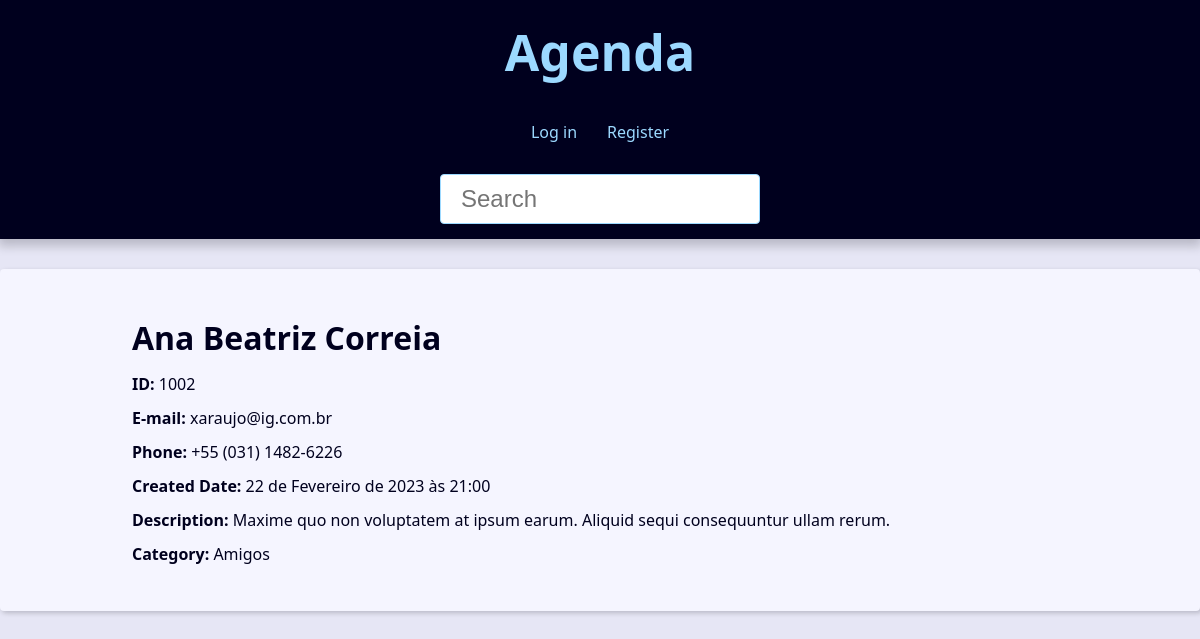
The page /contact/1002/ on the database its author committed.
### contact/models.py (models this page shows, shortened)
class Contact(models.Model):
    first_name = models.CharField(max_length=50)
    last_name = models.CharField(max_length=50, blank=True)
    phone = models.CharField(max_length=50)
    email = models.EmailField(max_length=254)
    created_date = models.DateTimeField(default=timezone.now)
    description = models.TextField(blank=True)
    show = models.BooleanField(default=True)
    picture = models.ImageField(blank=True, upload_to='pictures/%Y/%m/')
    category = models.ForeignKey(
        Category,
        on_delete=models.SET_NULL,
        blank=True, null=True,
    )
    owner = models.ForeignKey(
        User,
        on_delete=models.SET_NULL,
        blank=True, null=True,
    )

class Category(models.Model):
    class Meta:
        verbose_name = 'Category'
        verbose_name_plural = 'Categories'
    name = models.CharField(max_length=50)

### contact/views/contact_views.py (the view)
# urls.py: path('contact/<int:contact_id>/', views.contact, name='contact'),
def contact(request, contact_id):
    single_contact = get_object_or_404(
        Contact, pk=contact_id, show=True,
        )
    site_title = f'{single_contact.first_name} {single_contact.last_name} - '
    context = {
        'contact': single_contact,
        'site_title': site_title,
    }
    return render(
        request,
        'contact/contact.html',
        context,
    )

### contact/templates/contact/contact.html (shortened to what this page needs)
{% extends 'global/base.html' %}
{% block content %}
    <div class="single-contact">
        <h1 class="single-contact-name">
            {{ contact.first_name }} {{ contact.last_name }}
        </h1>
        <p><b>ID:</b> {{ contact.id }}</p>
        <p><b>E-mail:</b> {{ contact.email }}</p>
        <p><b>Phone:</b> {{ contact.phone }}</p>
        <p><b>Created Date:</b> {{ contact.created_date }}</p>
        <p><b>Description:</b> {{ contact.description }}</p>
        <p><b>Category:</b> {{ contact.category.name }}</p>
    </div>
{% endblock %}

### base_static/global/css/style.css (style rules this page uses)
:root { --spacing: 1.5rem; --link-dark-color: rgb(0, 83, 134); --link-light-color: rgb(156, 217, 255); --clr-white: rgb(245, 245, 255); --clr-black: rgb(0, 0, 30); --clr-light-gray: rgb(230, 230, 245); --clr-dark-shadow-5: rgba(0, 0, 10, 5%); --clr-dark-shadow-10: rgba(0, 0, 10, 10%); --clr-dark-shadow-20: rgba(0, 0, 10, 20%); --clr-light-shadow-5: rgba(200, 200, 255, 5%); --clr-light-shadow-10: rgba(200, 200, 255, 10%); --clr-light-shadow-20: rgba(200, 200, 255, 20%); --main-page-width: 120rem; --table-min-width: 60rem; --biggest-font-size: 5rem; --bigger-font-size: 4rem; --big-font-size: 3.2rem; --medium-font-size: 2.4rem; --small-font-size: 1.6rem; --smaller-font-size: 1.4rem; --smallest-font-size: 1.2rem; --transition-fast: 300ms; --transition-medium: 600ms; --transition-slow: 1s; --default-border-radius: 4px; }
*, *::before, *::after { margin: 0; padding: 0; box-sizing: border-box; }
html { font-size: 62.5%; }
body { font-family: system-ui, -apple-system, BlinkMacSystemFont, 'Segoe UI', Roboto, Oxygen, Ubuntu, Cantarell, 'Open Sans', 'Helvetica Neue', sans-serif; line-height: 1.5; font-size: var(--small-font-size); color: var(--clr-black); -webkit-font-smoothing: antialiased; background: var(--clr-light-gray); }
@media (min-width: 600px) { .single-contact { max-width: 80%; margin: calc(var(--spacing) * 2) auto; } }
.single-contact h1 { margin: 1rem 0; }
.single-contact p { margin: 1rem 0; }

### rows shown on the page
Contact: first_name "Ana", last_name "Beatriz Correia", id "1002", email "xaraujo@ig.com.br", phone "+55 (031) 1482-6226", created_date "22 de Fevereiro de 2023 às 21:00", description "Maxime quo non voluptatem at ipsum earum. Aliquid sequi consequuntur ullam rerum.", category.name "Amigos"
